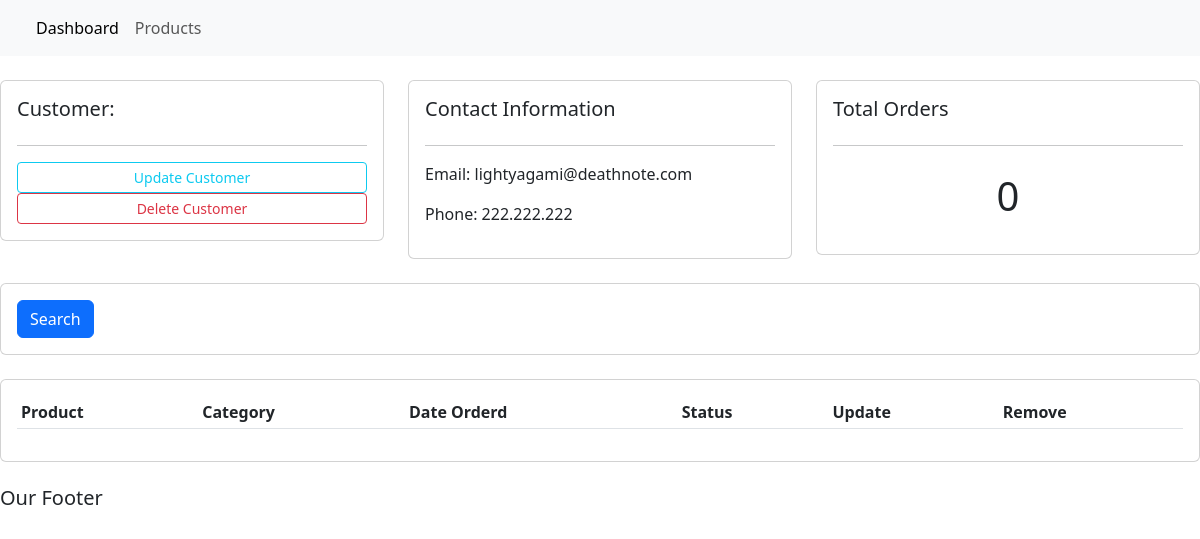
The app's page /customer/1/, older data.
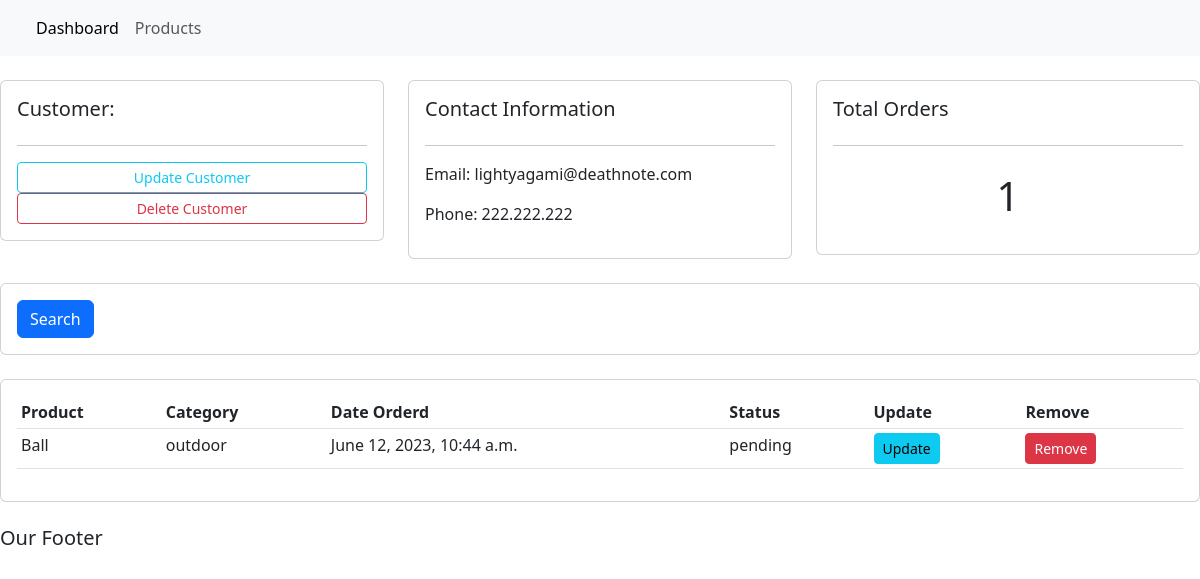
The same page, newer data.
### Accounts/models.py (models this page shows)
class Order(models.Model):
    STATUS = (
        ('pending','pending'),
        ('out for delivery','out for delivery'),
        ('deliverd','deliverd'),
    )
    customer = models.ForeignKey(Customer, null=True, on_delete=models.SET_NULL)
    product = models.ForeignKey(Product, null=True, on_delete=models.SET_NULL)
    date_created = models.DateTimeField(auto_now_add=True)
    status = models.CharField(max_length=200,null=True,choices=STATUS)

class Product(models.Model):
    CATEGORY =(
        ('indoor','indoor'),
        ('outdoor','outdoor'),
    )
    name = models.CharField(max_length = 200, null=True)
    price = models.FloatField(null=True)
    category = models.CharField(max_length = 200, null=True, choices= CATEGORY)
    description = models.CharField(max_length = 200, null=True, blank = True)
    date_created = models.DateTimeField(auto_now_add=True)
    tags = models.ManyToManyField(Tag)
    def __str__(self):
        return self.name

### Accounts/views.py (the view)
# urls.py: path('customer/<str:pk_test>/',views.customer,name='customer'),
def customer(request,pk_test):
    customer = Customer.objects.get(id=pk_test)
    orders = customer.order_set.all()
    order_count = orders.count()
    context = {'customer':customer,'orders':orders,'order_count':order_count}
    return render(request,'Accounts/customer.html',context)

### Accounts/templates/Accounts/customer.html
{% extends 'Accounts/index.html'%}
{% block content %}
<br>
<div class="row">
	<div class="col-md">
		<div class="card card-body">
			<h5>Customer:</h5>
			<hr>
			<a class="btn btn-outline-info  btn-sm btn-block" href="">Update Customer</a>
			<a class="btn btn-outline-danger  btn-sm btn-block" href="">Delete Customer</a>
		</div>
	</div>
	<div class="col-md">
		<div class="card card-body">
			<h5>Contact Information</h5>
			<hr>
			<p>Email: {{customer.email}}</p>
			<p>Phone: {{customer.phone}}</p>
		</div>
	</div>
	<div class="col-md">
		<div class="card card-body">
			<h5>Total Orders</h5>
			<hr>
			<h1 style="text-align: center;padding: 10px">{{order_count}}</h1>
		</div>
	</div>
</div>
<br>
<div class="row">
	<div class="col">
		<div class="card card-body">
			<form method="get">
		    <button class="btn btn-primary" type="submit">Search</button>
		  </form>
		</div>
	</div>
</div>
<br>
<div class="row">
	<div class="col-md">
		<div class="card card-body">
			<table class="table table-sm">
				<tr>
					<th>Product</th>
					<th>Category</th>
					<th>Date Orderd</th>
					<th>Status</th>
					<th>Update</th>
					<th>Remove</th>
				</tr>
				{% for order in orders %}
				<tr>
					<td>{{order.product}}</td>
					<td>{{order.product.category}}</td>
					<td>{{order.date_created}}</td>
					<td>{{order.status}}</td>
					<td><a class="btn btn-sm btn-info" href="">Update</a></td>
					<td><a class="btn btn-sm btn-danger href="">Remove</a></td>
				</tr>
				{% endfor %}
			</table>
		</div>
	</div>
</div>
{% endblock %}

Row changes from the older to the newer data that the page shows:
added Order: product "Ball", product.category "outdoor", date_created "June 12, 2023, 10:44 a.m.", status "pending"
Text that changed along with them:
{{ order_count }}: "0" → "1"
